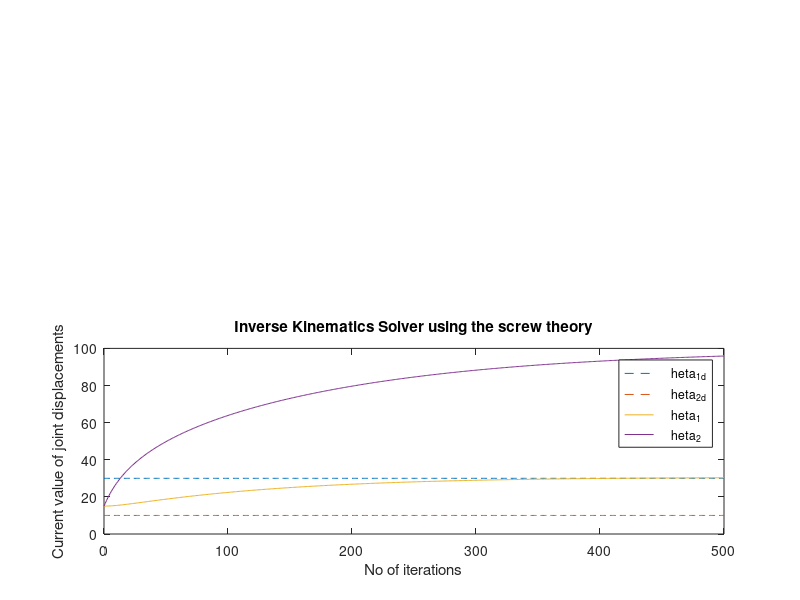

Reproduce this figure in MATLAB.
%% Defining constant parameters and initial values

% Defining link lengths
l1 = 3;
l2 = 2;

% Initial guess at the solution
theta0 = [15, 15];

% Desired joint displacements
theta_d = [30; 100];

% Desired position & orientation
pos = [l1*cosd(theta_d(1))+l2*cosd(theta_d(1)+theta_d(2)); l1*sind(theta_d(1))+l2*sind(theta_d(1)+theta_d(2))];
orien = theta_d(1)+theta_d(2);

% Desired transformation of end effector w.r.t space frame
Tsd = [cosd(orien), -sind(orien), 0, pos(1);
       sind(orien), cosd(orien), 0, pos(2);
       0, 0, 1, 0;
       0, 0, 0, 1];

% Initial value of theta
theta_curr = theta0;

% Constant to damp the error in each iteration
damper = 0.5;

%% Algorithm to compute the jacobian and finally iteratively converge to the solution

N = 500;
theta = zeros(N+1,2);
theta(1,:) = theta0;
for i = 1:N
    % Current orientation
    orien_curr = theta_curr(1)+theta_curr(2);
    
    % Current position
    pos_curr = [l1*cosd(theta_curr(1))+l2*cosd(theta_curr(1)+theta_curr(2)), l1*sind(theta_curr(1))+l2*sind(theta_curr(1)+theta_curr(2))];
    
    % Current transformation of {b} w.r.t {s}
    curr_Tsb = [cosd(orien_curr), -sind(orien_curr), 0, pos_curr(1);
                sind(orien_curr), cosd(orien_curr), 0, pos_curr(2);
                0, 0, 1, 0;
                0, 0, 0, 1];
    
    % Overall transformation matrix
    trans_mat = pinv(curr_Tsb)*Tsd;
    
    % Angular velocity in the body frame {b}
    curr_angvel_box = (1/(2*sind(orien_curr)))*(trans_mat(1:3, 1:3) - transpose(trans_mat(1:3, 1:3)));

    % Linear velocity in the body frame {b}
    curr_vel = (eye(3)/deg2rad(orien_curr) - curr_angvel_box/2 +(1/deg2rad(orien_curr) - 0.5*cotd(orien_curr/2))*(curr_angvel_box^2))*trans_mat(1:3,4);

    % Twist in the body frame {b}
    curr_twist = [curr_angvel_box(3,2); curr_angvel_box(1,3); curr_angvel_box(2,1); curr_vel];
    
    % Screw axes of joints w.r.t body frame {b}
    screw1_curr = [0;0;1;0;l1+l2;0];
    screw2_curr = [0;0;1;0;l2;0];

    % Jacobian computation
    J_b = zeros(6,2);
    
    % Jacobian component for joint-1
    % Skew-symmetric representation of S_omega
    omega_skew_curr = [0,-screw2_curr(3),screw2_curr(2);
                       screw2_curr(3),0,-screw2_curr(1);
                       -screw2_curr(2),screw2_curr(1),0];
    
    % Body transformation matrix due to rotation of joint-2
    trans_mat_curr = inv([eye(3)+sind(theta_curr(2))*omega_skew_curr+(1-cosd(theta_curr(2)))*omega_skew_curr^2, (eye(3)*deg2rad(theta_curr(2))+(1-cosd(theta_curr(2)))*omega_skew_curr+(deg2rad(theta_curr(2)-sind(theta_curr(2))))*omega_skew_curr^2)*screw2_curr(4:6);
        zeros(1,3), 1]);
    
    % Skew-matrix of position vector
    pos_skew_curr = [0,-trans_mat_curr(3,4),trans_mat_curr(2,4);
                    trans_mat_curr(3,4),0,-trans_mat_curr(1,4);
                    -trans_mat_curr(2,4),trans_mat_curr(1,4),0];
    
    % Adjoint Matrix of joint-2 w.r.t body {b}
    adjoint_mat_curr = [trans_mat_curr(1:3,1:3), zeros(3,3);
                        pos_skew_curr*trans_mat_curr(1:3,1:3), trans_mat_curr(1:3,1:3)];
    
    % Jacobian component for joint-1
    J_b(:,1) = adjoint_mat_curr*screw1_curr;
    
    % Jacobian component for joint-2
    J_b(:,2) = screw2_curr;

    theta_curr = theta_curr + damper*transpose(pinv(J_b)*curr_twist);
    theta(i+1,:) = theta_curr;
end


%% Results:

subplot(2,1,2);
plot(0:N,30*ones(N+1,1),'--');
hold on;
plot(0:N,10*ones(N+1,1),'--');
plot(0:N,theta(:,1));
plot(0:N,theta(:,2));
title("Inverse Kinematics Solver using the screw theory");
xlabel("No of iterations");
ylabel("Current value of joint displacements");
legend("\theta_{1d}", "\theta_{2d}", "\theta_1", "\theta_2");
